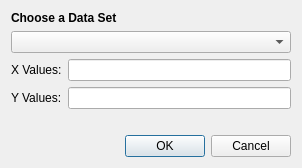
<ui version="4.0" >
 <class>CellRegionDialog</class>
 <widget class="QDialog" name="CellRegionDialog" >
  <property name="geometry" >
   <rect>
    <x>0</x>
    <y>0</y>
    <width>302</width>
    <height>168</height>
   </rect>
  </property>
  <property name="windowTitle" >
   <string>Dialog</string>
  </property>
  <layout class="QGridLayout" name="gridLayout" >
   <item row="5" column="1" >
    <widget class="QDialogButtonBox" name="buttonBox" >
     <property name="orientation" >
      <enum>Qt::Horizontal</enum>
     </property>
     <property name="standardButtons" >
      <set>QDialogButtonBox::Cancel|QDialogButtonBox::Ok</set>
     </property>
    </widget>
   </item>
   <item row="4" column="1" >
    <spacer name="verticalSpacer" >
     <property name="orientation" >
      <enum>Qt::Vertical</enum>
     </property>
     <property name="sizeHint" stdset="0" >
      <size>
       <width>20</width>
       <height>40</height>
      </size>
     </property>
    </spacer>
   </item>
   <item row="1" column="0" colspan="2" >
    <widget class="QComboBox" name="dataSets" />
   </item>
   <item row="2" column="1" >
    <widget class="QLineEdit" name="xDataRegion" />
   </item>
   <item row="2" column="0" >
    <widget class="QLabel" name="label" >
     <property name="text" >
      <string>X Values:</string>
     </property>
    </widget>
   </item>
   <item row="3" column="0" >
    <widget class="QLabel" name="label_2" >
     <property name="text" >
      <string>Y Values:</string>
     </property>
    </widget>
   </item>
   <item row="3" column="1" >
    <widget class="QLineEdit" name="yDataRegion" />
   </item>
   <item row="0" column="0" colspan="2" >
    <widget class="QLabel" name="label_3" >
     <property name="text" >
      <string>&lt;b>Choose a Data Set&lt;/b></string>
     </property>
    </widget>
   </item>
  </layout>
 </widget>
 <resources/>
 <connections>
  <connection>
   <sender>buttonBox</sender>
   <signal>accepted()</signal>
   <receiver>CellRegionDialog</receiver>
   <slot>accept()</slot>
   <hints>
    <hint type="sourcelabel" >
     <x>248</x>
     <y>254</y>
    </hint>
    <hint type="destinationlabel" >
     <x>157</x>
     <y>274</y>
    </hint>
   </hints>
  </connection>
  <connection>
   <sender>buttonBox</sender>
   <signal>rejected()</signal>
   <receiver>CellRegionDialog</receiver>
   <slot>reject()</slot>
   <hints>
    <hint type="sourcelabel" >
     <x>316</x>
     <y>260</y>
    </hint>
    <hint type="destinationlabel" >
     <x>286</x>
     <y>274</y>
    </hint>
   </hints>
  </connection>
 </connections>
</ui>
